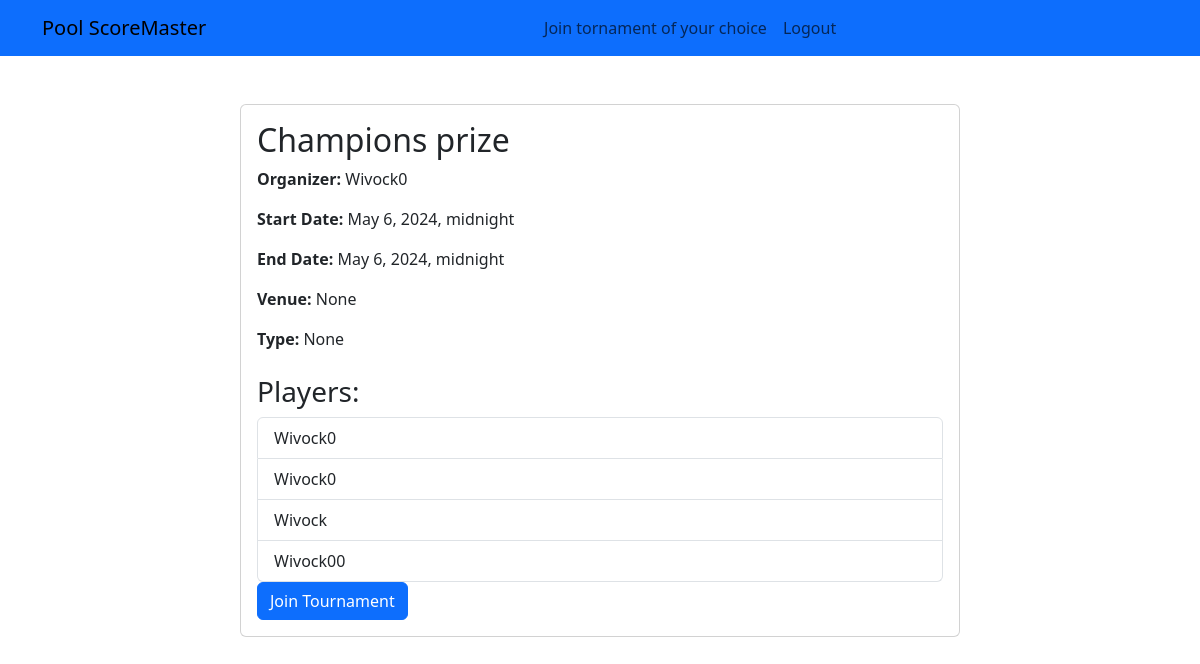
Page /tournament/2/ (signed in) on the committed database.
### pool_game/models.py (models this page shows)
class Tournament(models.Model):
    name = models.CharField(max_length=100)
    organizer = models.ForeignKey(User, on_delete=models.CASCADE)
    start_date = models.DateTimeField()
    end_date = models.DateTimeField()
    venue = models.CharField(max_length=100, null=True)
    tournament_type = models.CharField(max_length=50, null=True)

class Player(models.Model):
    tournament = models.ForeignKey(Tournament, on_delete=models.CASCADE, related_name='players')
    user = models.ForeignKey(User, on_delete=models.CASCADE)

### pool_game/views.py (the view)
    def wrapper(request, *args, **kwargs):
        if request.user.is_authenticated:
            return view_func(request, *args, **kwargs)
        else:
            messages.error(request, 'You need to login to create a tournament.')
            return redirect(reverse('login'))  # Redirect to the login page

### pool_game/views.py (called while the page is built)
def check_user_login(view_func):
    def wrapper(request, *args, **kwargs):
        if request.user.is_authenticated:
            return view_func(request, *args, **kwargs)
        else:
            messages.error(request, 'You need to login to create a tournament.')
            return redirect(reverse('login'))  # Redirect to the login page
    return wrapper

@check_user_login
def tournament_detail(request, pk):
    tournament = Tournament.objects.get(pk=pk)
    return render(request, 'tournament_detail.html', {'tournament': tournament})

### pool_game/templates/tournament_detail.html (shortened to what this page needs)
{% extends 'base.html' %}
{% block content %}
<div class="container mt-5">
    <div class="row justify-content-center">
        <div class="col-md-8">
            <div class="card">
                <div class="card-body">
                    <h2 class="card-title"> {{ tournament.name }}</h2>
                    <p class="card-text"> <strong>Organizer:</strong> {{ tournament.organizer }}</p>
                    <p class="card-text"> <strong>Start Date:</strong> {{ tournament.start_date }}</p>
                    <p class="card-text"> <strong>End Date:</strong> {{ tournament.end_date }}</p>
                    <p class="card-text"> <strong>Venue:</strong> {{ tournament.venue }}</p>
                    <p class="card-text"> <strong>Type:</strong> {{ tournament.tournament_type }}</p>
                    <h3 class="mt-4"> Players:</h3>
                    <ul class="list-group">
                        {% for player in tournament.players.all %}
                        <li class="list-group-item"> {{ player.user.username }}</li>
                        {% empty %}
                        <li class="list-group-item">No players registered yet.</li>
                        {% endfor %}
                    </ul>
                    <a href="{% url 'join_tournament' tournament.id %}" class="btn btn-primary"> Join Tournament</a>
                </div>
            </div>
        </div>
    </div>
</div>
{% endblock %}

### rows in the picture
Tournament: name "Champions prize", organizer "Wivock0", start_date "May 6, 2024, midnight", end_date "May 6, 2024, midnight", venue "None", tournament_type "None"
Player: user.username "Wivock0"
Player: user.username "Wivock0"
Player: user.username "Wivock"
Player: user.username "Wivock00"
